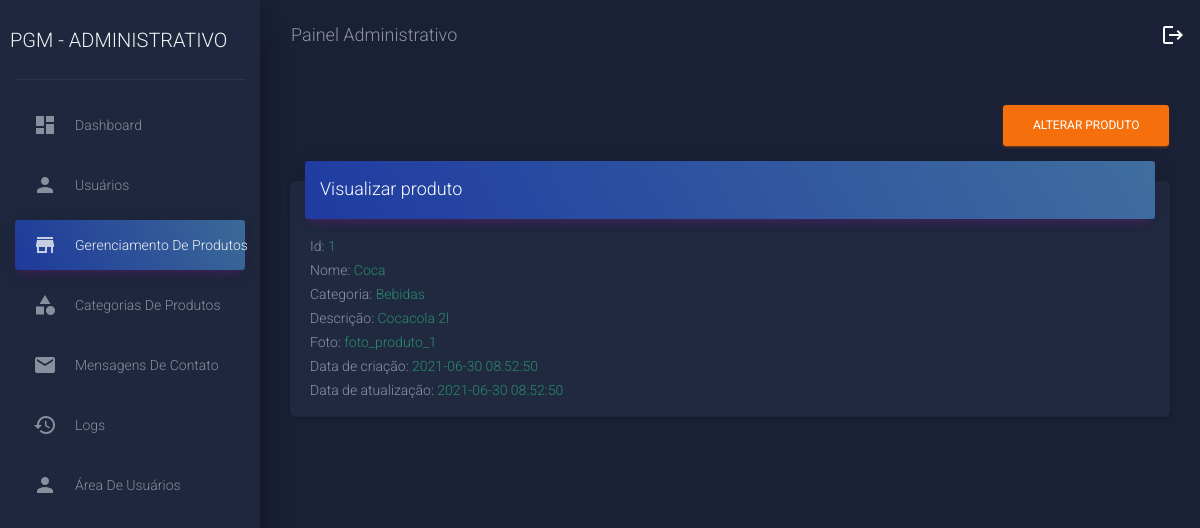
/paginas/produtos/detail/?ref=1 (signed in), run on the app's committed database.
### tables this page shows
CREATE TABLE `produtos` (
  `id` int(11) NOT NULL,
  `nome` varchar(100) NOT NULL,
  `descricao` varchar(200) NOT NULL,
  `foto` varchar(100) NOT NULL,
  `ext` varchar(5) DEFAULT NULL,
  `data_hora_criacao` datetime NOT NULL,
  `data_hora_atualizacao` datetime NOT NULL,
  `idcategoria` int(11) NOT NULL
);

CREATE TABLE `categorias` (
  `id` int(11) NOT NULL,
  `nome` varchar(45) NOT NULL,
  `situacao` bit(1) NOT NULL DEFAULT b'1',
  `data_hora_criacao` datetime NOT NULL DEFAULT current_timestamp(),
  `data_hora_atualizacao` datetime NOT NULL DEFAULT current_timestamp()
);

### class/Produto.class.php (called while the page is built, shortened)
<?php
class Produto
{
    public function listById($id)
    {
        global $pdo;
		$query = 'SELECT P.*, C.nome AS categoria FROM produtos P INNER JOIN categorias C ON C.id = P.idcategoria WHERE P.id = :id';
		$query = $pdo->prepare($query);
		$query->bindValue("id", $id);
		$query->execute();
		if($query->rowCount() > 0){
			$data = $query->fetch();
            return $data;
		}else{
			return null;
		}
    }
}
?>

### paginas/produtos/detail/index.php (the view, shortened to what this page needs)
<?php
if (
    isset($_GET['ref']) && !empty($_GET['ref'])
) {
    require('../../../bd/conexao.php');
	require('../../../class/Produto.class.php');
    $p = new Produto();
    $id = addslashes($_GET['ref']);
    $produto = $p->listById($id);
}
?>
<!doctype html>
<html lang="br">
<head>
  <link href="../../../assets/css/material-dashboard.css?v=2.1.0" rel="stylesheet" />
</head>
<body class="dark-edition">
  <div class="wrapper ">
    <div class="sidebar" data-color="purple" data-background-color="black">
      <div class="logo">
        <a class="simple-text logo-normal">
          <p>PGM - Administrativo</p>
        </a>
      </div>
      <div class="sidebar-wrapper">
        <ul class="nav">
          <li class="nav-item">
            <a class="nav-link" href="../../area_restrita.php">
              <i class="material-icons">dashboard</i>
              <p>Dashboard</p>
            </a>
          </li>
          <li class="nav-item">
            <a class="nav-link" href="../../usuarios">
              <i class="material-icons">person</i>
              <p>Usuários</p>
            </a>
          </li>
          <li class="nav-item active">
            <a href="../../produtos" class="nav-link">
              <i class="material-icons">store</i>
              <p>Gerenciamento de Produtos</p>
            </a>
          </li>
          <li class="nav-item">
            <a href="../../categorias" class="nav-link">
              <i class="material-icons">category</i>
              <p>Categorias de Produtos</p>
            </a>
          </li>
          <li class="nav-item">
            <a class="nav-link" href="../../contato/tabela.php">
              <i class="material-icons">email</i>
              <p>Mensagens de Contato</p>
            </a>
          </li>
          <li class="nav-item">
            <a class="nav-link" href="../../logs">
              <i class="material-icons">history</i>
              <p>Logs</p>
            </a>
          </li>
          <li class="nav-item">
            <a class="nav-link" href="../../inicio.php">
              <i class="material-icons">person</i>
              <p>Área de Usuários</p>
            </a>
          </li>
        </ul>
      </div>
    </div>
    <div class="main-panel">
      <nav class="navbar navbar-expand-lg navbar-transparent navbar-absolute fixed-top ">
        <div class="container-fluid">
          <div class="navbar-wrapper">
            <a class="navbar-brand">Painel Administrativo</a>
          </div>
          <div class="justify-content-end">
            <a href="../../login/limpar_sessao.php"><i class="material-icons">logout</i></a>
          </div>
        </div>
      </nav>
      <div class="content">
        <div class="container-fluid">
        <div class="row">
            <div class="col-md-12">
                <a class="btn btn-warning pull-right" href="../update/?ref=<?php echo $id; ?>" style="float: right;">Alterar Produto<div class="ripple-container"></div></a>
            </div>
        </div>
        <div class="row">
        <div class="col-md-12">
              <div class="card">
                <div class="card-header card-header-primary">
                  <h4 class="card-title">Visualizar produto</h4>
                </div>
                <div class="card-body">
                    <div>
                        <span>Id:</span>
                        <span class="text-success">
                            <?php echo $id ?>
                        </span>
                    </div>
                    <div>
                        <span>Nome:</span>
                        <span class="text-success">
                            <?php echo $produto['nome'] ?>
                        </span>
                    </div>
                    <div>
                        <span>Categoria:</span>
                        <span class="text-success">
                            <?php
                            echo $produto['categoria'] ?>
                        </span>
                    </div>
                    <div>
                        <span>Descrição:</span>
                        <span class="text-success">
                            <?php echo $produto['descricao'] ?>
                        </span>
                    </div>
                    <div>
                        <span>Foto:</span>
                        <span class="text-success">
                            <?php echo $produto['foto'] ?>
                        </span>
                    </div>
                    <div>
                        <span>Data de criação:</span>
                        <span class="text-success">
                            <?php echo $produto['data_hora_criacao'] ?>
                        </span>
                    </div>
                    <div>
                        <span>Data de atualização:</span>
                        <span class="text-success">
                            <?php echo $produto['data_hora_atualizacao'] ?>
                        </span>
                    </div>
                </div>
              </div>
            </div>
        </div>
      </div>
    </div>
  </div>
</body>
</html>

### data on the page
produtos: nome "Coca", idcategoria.nome "Bebidas", descricao "Cocacola 2l", foto "foto_produto_1", data_hora_criacao "2021-06-30 08:52:50", data_hora_atualizacao "2021-06-30 08:52:50"

### other printed values
$id "1"
